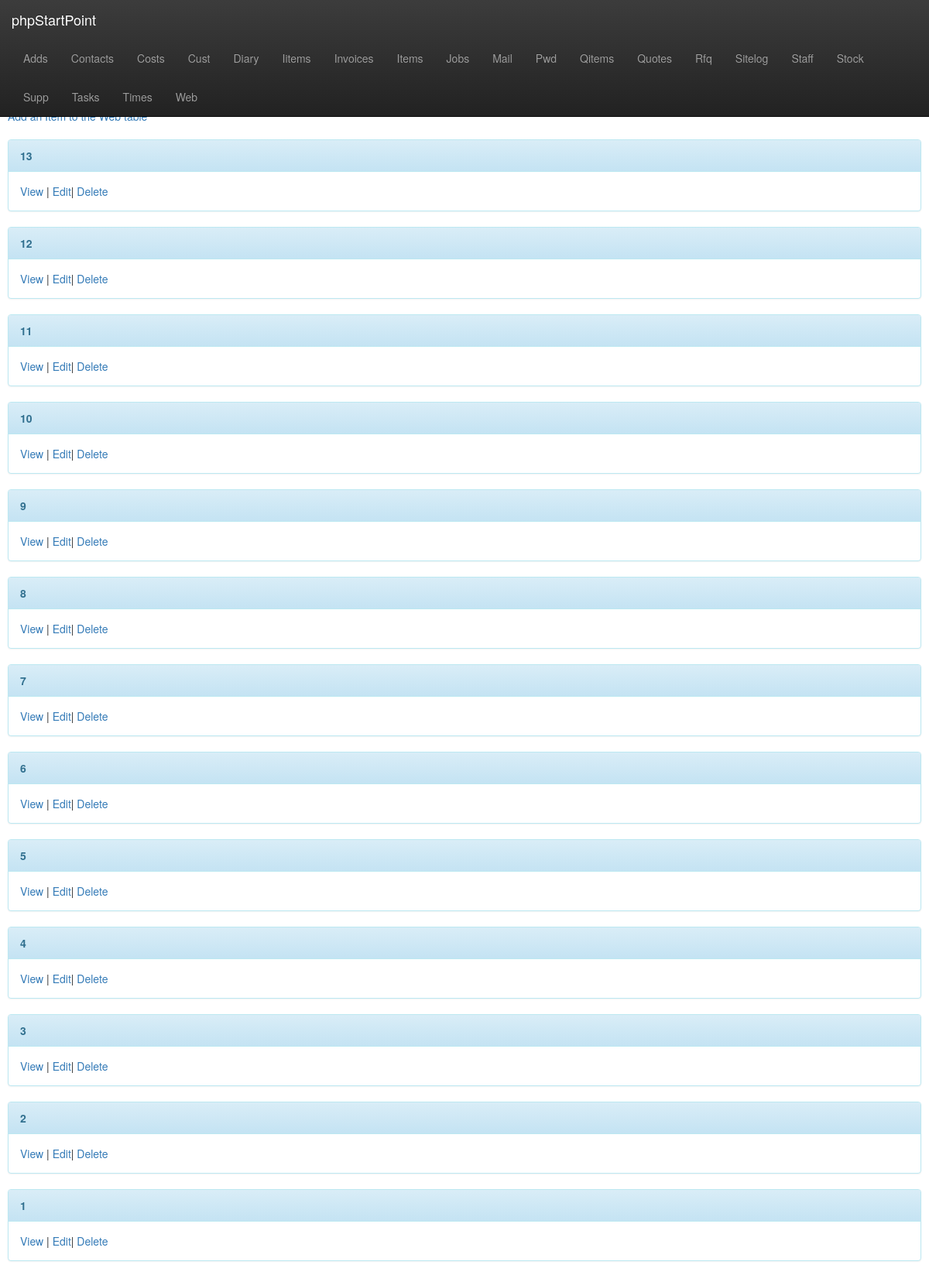
The page /pub/phpstartpoint/athdb100/www/web/index.php on the database its author committed.
### tables this page shows
CREATE TABLE `web` (
  `webid` INT unsigned NOT NULL AUTO_INCREMENT,
  `text` text,
  `place` varchar(45) DEFAULT NULL,
  PRIMARY KEY (`webid`)
);

### pub/phpstartpoint/athdb100/lib/DB.php (called while the page is built, shortened)
<?php
class DB
    {
        public function __construct()
        {
            $config = parse_ini_file('/srv/ath/src/pub/phpstartpoint/athdb100/etc/db.conf');
            $this->user = $config['dbuser'];
            $this->password = $config['dbpw'];
            $this->database = $config['db'];
            $this->host = $config['host'];
            $this->db = $this->connect();
        }
        protected function connect()
        {
            return new mysqli($this->host, $this->user, $this->password, $this->database);
        }
        public function query($query)
        {
            $result = $this->db->query($query);
            while ($row = $result->fetch_object()) {
                $results[] = $row;
            }
            return $results;
        }
    }
?>

### pub/phpstartpoint/athdb100/www/web/index.php (the view, shortened to what this page needs)
<?php
include "/srv/ath/src/pub/phpstartpoint/athdb100/lib/DB.php";
$db = new DB();
include "/srv/ath/src/pub/phpstartpoint/athdb100/tmpl/header.php";
?>
<h1>Web</h1><div><a href="add.php">Add an Item to the Web table</a></div><br>
<?php
$res = $db->query("SELECT SQL_CALC_FOUND_ROWS DISTINCT * FROM web ORDER BY webid DESC");
if (! empty($res)) {
	foreach($res as $r) {
		   ?>
<div class="panel panel-info">
	<div class="panel-heading">
		<strong><?php echo $r->webid;?></strong>
	</div>
	<div class="panel-body">
		<a href="view.php?id=<?php echo $r->webid;?>">View</a> |
		<a href="edit.php?id=<?php echo $r->webid;?>">Edit</a>|
		<a href="delete.php?id=<?php echo $r->webid;?>">Delete</a>
	</div>
</div>
<?php
	}
}else{
	?>
	<h2>No results found</h2>
	<?php
}
?>
<?php
include "/srv/ath/src/pub/phpstartpoint/athdb100/tmpl/footer.php";
?>

### pub/phpstartpoint/athcore/www/css/sitestyle.css (style rules this page uses)
body { padding-top: 70px; padding-bottom: 30px; padding-left: 10px; padding-right: 10px; }

### rows shown on the page
web: webid "13"
web: webid "12"
web: webid "11"
web: webid "10"
web: webid "9"
web: webid "8"
web: webid "7"
web: webid "6"
web: webid "5"
web: webid "4"
web: webid "3"
web: webid "2"
web: webid "1"
